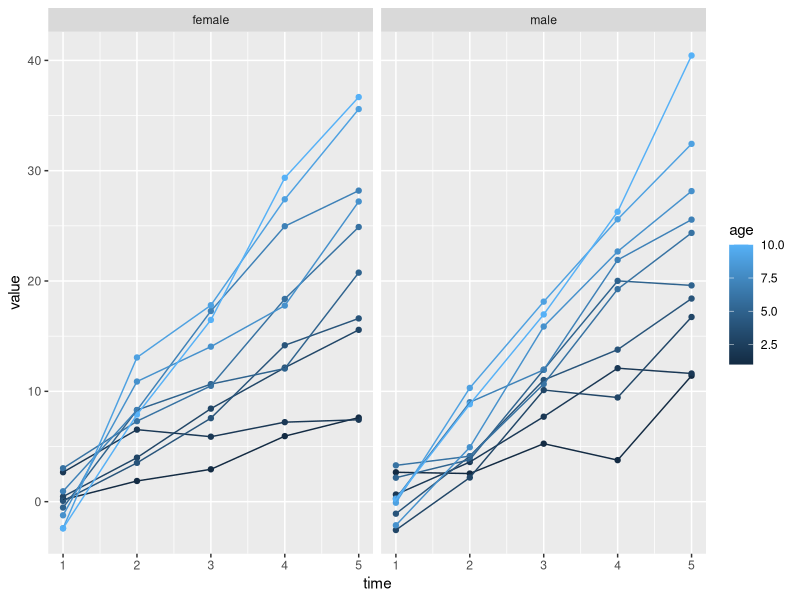

Reproduce this figure in R.
## ---- chunk 1
library(reshape2)
df <- data.frame (id = 1:20, age = rep(1:10,2), sex = rep(c("male", "female"),each = 10))
df <- df[rep(1:nrow(df),5),]
df$t <- rep(0:4, each = 20)
df$value <- with (df, age* 0 + 1.2*t + age*t*0.8 + rnorm (length(age), mean = 0, sd = 2))
df <- dcast (df, id + age + sex ~ t, value.var = "value")
df.melt <- melt(df, id = c("id", "age", "sex"))
df.melt$time <- as.numeric (df.melt$variable)
df.melt$variable <- NULL
df.melt
## ---- chunk 2
library (ggplot2)
plot1 <- ggplot (df.melt, 
                aes(x = time, y = value, colour = age, group = id)) +
                geom_point() +
                geom_line () +
                facet_grid (.~sex) 
## ---- chunk 3
plot1
